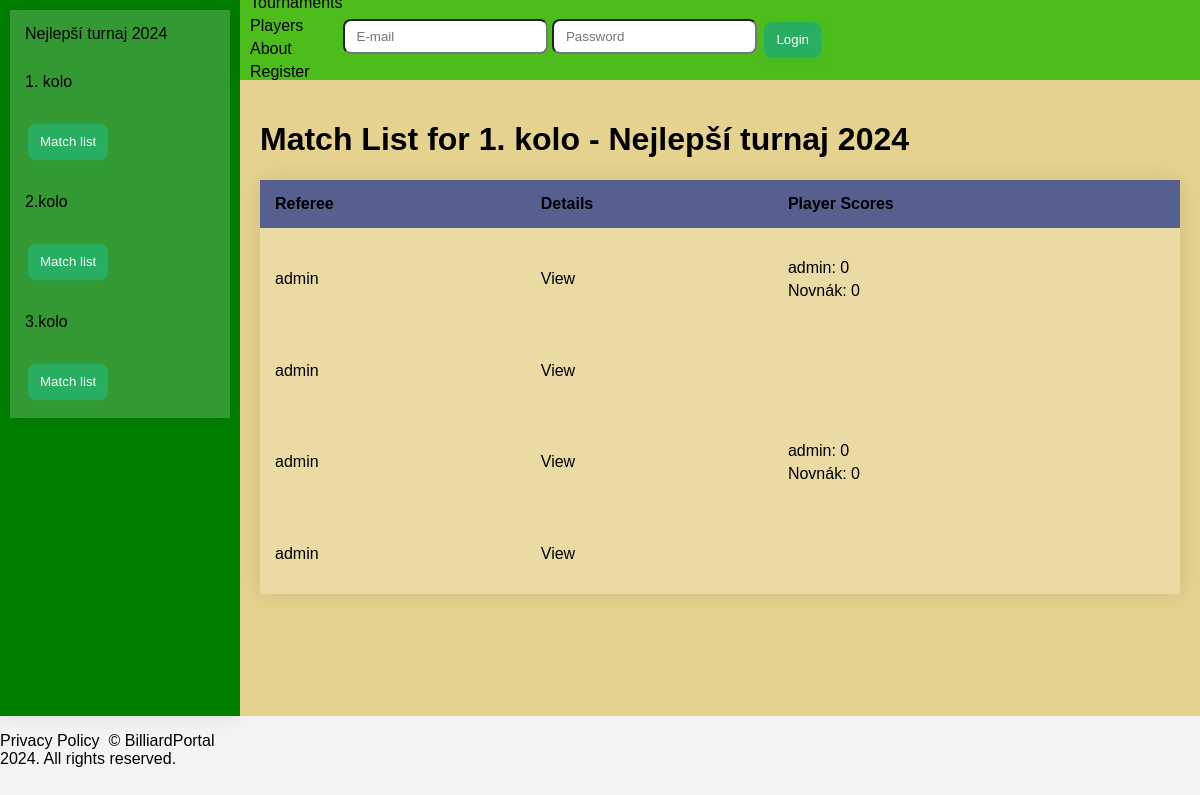
Page /tournament/1/3/match/ on the committed database.
### tournaments/models.py (models this page shows, shortened)
class Tournament(models.Model):
    name = models.CharField(max_length=255)
    start_date = models.DateTimeField()
    end_date = models.DateTimeField()
    attachment = models.FileField(upload_to='attachments/', blank=True, null=True)
    organizers = models.ManyToManyField(Player, related_name='organized_tournaments')
    players = models.ManyToManyField(Player, related_name='participating_tournaments')

class Round(models.Model):
    name = models.CharField(max_length=255)
    attachment = models.FileField(upload_to='attachments/', blank=True, null=True)
    tournament = models.ForeignKey(Tournament, related_name='rounds', on_delete=models.CASCADE)
    def __str__(self):
        return f"{self.name} - {self.tournament.name}"

class Match(models.Model):
    round = models.ForeignKey(Round, related_name='matches', on_delete=models.CASCADE)
    referee = models.ManyToManyField(Player, related_name='refereed_matches')

class PlayerScore(models.Model):
    match = models.ForeignKey(Match, related_name='match_players', on_delete=models.CASCADE)
    player = models.ForeignKey(Player, related_name='player_matches', on_delete=models.CASCADE)
    score = models.IntegerField(default=0, null=False)
    class Meta:
        constraints = [
            models.UniqueConstraint(fields=['match', 'player'], name='unique_match_player')
        ]

### core/models.py (models this page shows)
class Player(AbstractUser):
    email = models.EmailField(('email address'), unique=True)
    USERNAME_FIELD = 'email'
    REQUIRED_FIELDS = ['username']

### tournaments/views.py (the view)
# urls.py: path('<int:tournament_pk>/<int:round_pk>/match/', MatchListView.as_view(template_name="./tournament/match_list.html"), name='match_list'),
class MatchListView(ContextMixin, ListView):
    model = Match
    context_object_name = 'matches'
    def get_queryset(self):
        queryset = super().get_queryset()
        if 'tournament_pk' in self.kwargs:
            queryset = queryset.filter(round__tournament__pk=self.kwargs.get('tournament_pk'))
        if 'round_pk' in self.kwargs:
            queryset = queryset.filter(round__pk=self.kwargs.get('round_pk'))
        return queryset

### templates/tournament/match_list.html (shortened to what this page needs)
{% extends "base.html" %}
{% block main_space %}
<h1>Match List for {{ object_list.0.round }}</h1>
<table>
    <thead>
        <tr>
            <th>Referee</th>
            <th>Details</th>
            <th>Player Scores</th>
        </tr>
    </thead>
    <tbody>
        {% for match in object_list %}
        <tr>
            <td>
                {% if match.referee.exists %}
                    <ul>
                        {% for referee in match.referee.all %}
                            <li>{{ referee.username }}</li>
                        {% endfor %}
                    </ul>
                {% else %}
                    No referees assigned
                {% endif %}
            </td>
            <td>
                <a href="{% url 'match_detail' tournament.id round.id match.id %}">View</a>
            </td>
            <td>
                <ul>
                    {% for score in match.match_players.all %}
                        <li>{{ score.player.username }}: {{ score.score }}</li>
                    {% endfor %}
                </ul>
            </td>
        </tr>
        {% endfor %}
    </tbody>
</table>
{% endblock main_space %}

### templates/sidebar.html (shortened to what this page needs)
{% if 'update' in request.path %}
    {% url 'tournament_update' tournament.id as tournament_url %}
{% else %}
    {% url 'tournament_detail' tournament.id as tournament_url %}
{% endif %}
<nav>
    {% if tournament %}
    <table>
        <tbody>
            <tr>
                <td colspan="2"><a href="{{ tournament_url }}">{{ tournament.name }}</a></td>
            </tr>
            {% for round_item in rounds %}
                {% if 'update' in request.path %}
                    {% url 'roundmatch_update' tournament.id round_item.id as round_url %}
                {% else %}
                    {% url 'round_detail' tournament.id round_item.id as round_url %}
                {% endif %}
                <tr>
                    <td colspan="2"><a href="{{ round_url }}">{{ round_item.name }}</a></td>
                </tr>
                <tr>
                    <td><a href="{% url 'match_list' tournament.id round_item.id %}"><button class="button-68" type="button">Match list</button></a></td>
                </tr>
            {% endfor %}
        </tbody>
    </table>
    {% endif %}
</nav>

### static/style.css (style rules this page uses)
body { height: 98vh; display: grid; grid-template-columns: 20vw 1fr; grid-template-rows: 10vh 1fr; font-family: Arial, sans-serif; margin: 0; background-color: #f4f4f4; }
a { color: black; text-decoration: none; }
ul { list-style-type: none; padding: 0; }
li { margin-bottom: 5px; }
table { width: 100%; border-collapse: collapse; overflow: hidden; box-shadow: 0 0 20px rgba(0, 0, 0, 0.1); margin-bottom: 20px; }
th, td { padding: 15px; background-color: rgba(255, 255, 255, 0.2); }
th { text-align: left; }
thead th { background-color: #55608f; }
tbody td { position: relative; }
button { appearance: none; backface-visibility: hidden; background-color: #27ae60; border-radius: 8px; border-style: none; box-shadow: rgba(39, 174, 96, .15) 0 4px 9px; box-sizing: border-box; color: #fff; cursor: pointer; display: inline-block; letter-spacing: normal; line-height: 1.5; outline: none; overflow: hidden; padding: 1vh 1vw; margin: 3px; position: relative; text-align: center; text-decoration: none; transform: translate3d(0, 0, 0); transition: all .3s; user-select: none; -webkit-user-select: none; touch-action: manipulation; vertical-align: top; white-space: nowrap; }

### rows in the picture
Tournament: name "Nejlepší turnaj 2024"
Round: name "1. kolo"
Round: name "2.kolo"
Round: name "3.kolo"
Match: round.name "1. kolo - Nejlepší turnaj 2024"
Player: username "admin"
PlayerScore: player.username "admin", score "0"
PlayerScore: player.username "Novnák", score "0"
PlayerScore: player.username "admin", score "0"
PlayerScore: player.username "Novnák", score "0"
